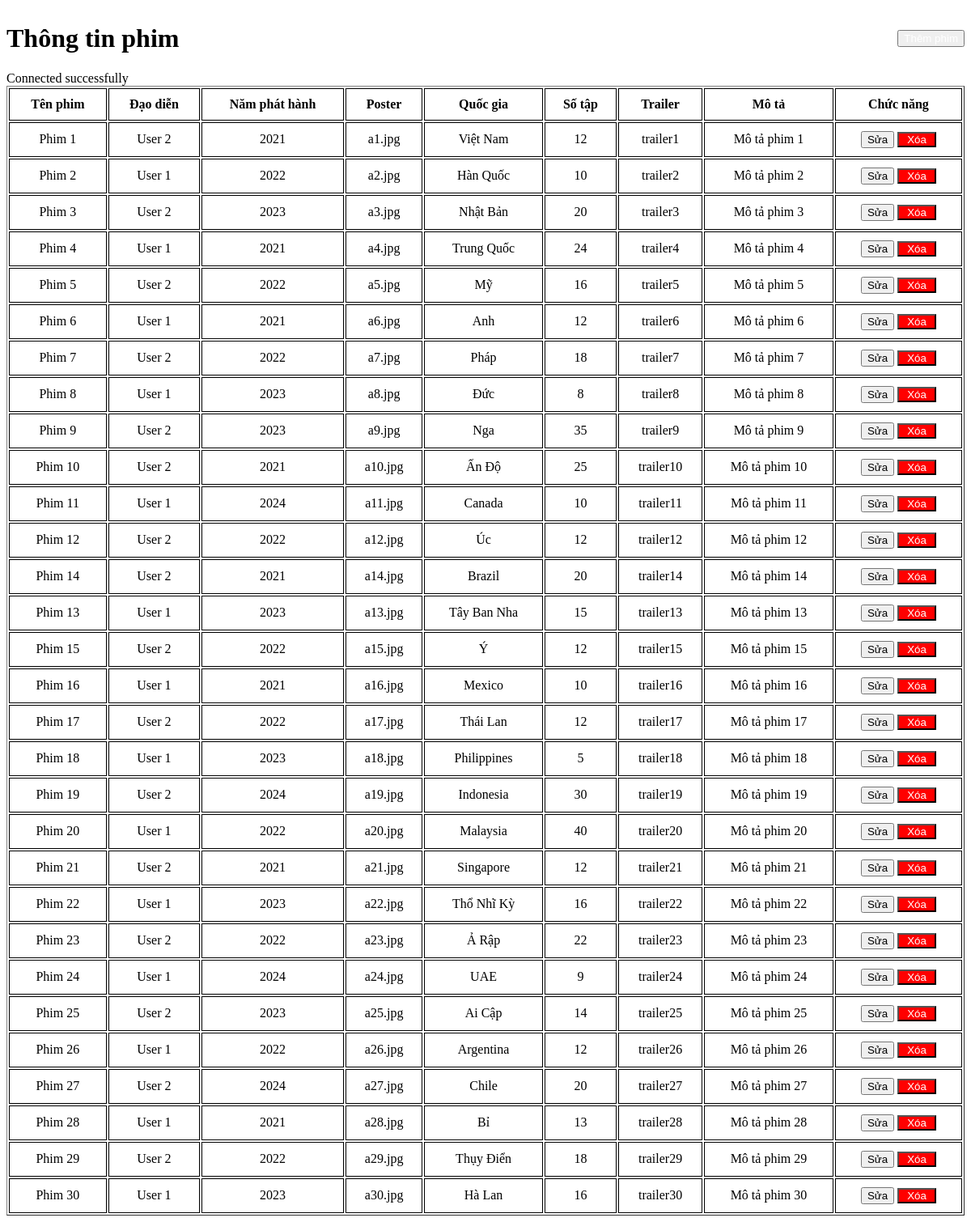
Screenshot of /buoi2/phim.php with the database file from the repository.
### tables this page shows
CREATE TABLE IF NOT EXISTS phim (
    id INT PRIMARY KEY AUTO_INCREMENT,
    ten_phim VARCHAR(255),
    dao_dien_id INT,
    nam_phat_hanh INT,
    poster VARCHAR(255),
    quoc_gia_id INT,
    so_tap INT,
    trailer VARCHAR(255),
    mo_ta TEXT,
    FOREIGN KEY (quoc_gia_id) REFERENCES quoc_gia(id)
);

CREATE TABLE IF NOT EXISTS nguoi_dung (
    id INT PRIMARY KEY AUTO_INCREMENT,
    ten_dang_nhap VARCHAR(50),
    mat_khau VARCHAR(50),
    ho_ten VARCHAR(50),
    email VARCHAR(50),
    sdt VARCHAR(10),
    vai_tro_id INT,
    ngay_sinh DATETIME,
    FOREIGN KEY (vai_tro_id) REFERENCES vai_tro(id) 
);

CREATE TABLE IF NOT EXISTS quoc_gia (
    id INT PRIMARY KEY AUTO_INCREMENT,
    ten_quoc_gia VARCHAR(50)
);

### buoi2/phim.php (the view, shortened to what this page needs)
<!DOCTYPE html>
<html lang="en">
<head>
</head>
<body>
  <div style="display: flex; justify-content: space-between; align-items: center;">
      <h1>Thông tin phim</h1>
    <button><a class="them" href="themnguoidung.php">Thêm phim</a></button>
    </div>
    <table border="1">
        <tr>
            <th>Tên phim</th>
            <th>Đạo diễn</th>
            <th>Năm phát hành</th>
            <th>Poster</th>
            <th>Quốc gia</th>
            <th>Số tập</th>
            <th>Trailer</th>
            <th>Mô tả</th>
            <th>Chức năng</th>
        </tr>
        <?php
        include ('connect.php');
        $sql = "SELECT p.*, q.ten_quoc_gia, nd.ho_ten FROM phim p JOIN quoc_gia q ON p.quoc_gia_id = q.id JOIN nguoi_dung nd ON p.dao_dien_id = nd.id";
        $result = mysqli_query($conn, $sql);
        while($row = mysqli_fetch_array($result)) {
        ?>
        <tr>
            <td><?php echo $row["ten_phim"] ?></td>
            <td><?php echo $row["ho_ten"] ?></td>
            <td><?php echo $row["nam_phat_hanh"] ?></td>
            <td><?php echo $row["poster"] ?></td>
            <td><?php echo $row["ten_quoc_gia"] ?></td>
            <td><?php echo $row["so_tap"] ?></td>
            <td><?php echo $row["trailer"] ?></td>
            <td><?php echo $row["mo_ta"] ?></td>
            <td>
                <button>Sửa</button>
                <button class="xoa"><a  href="xoaphim.php?id.<?php echo $row["id"] ?>">Xóa</a></button>
            </td>
        </tr>
        <?php } ?>
    </table>
</body>
</html>

### buoi2/phim.php (style rules this page uses)
table { width: 100%; text-align: center; }
th, td { border: 1px solid black; padding: 10px; }
a { text-decoration: none; color: white; }
.xoa { background-color: red; padding: 0 10px; color: white; }

### rows the page displays
phim: ten_phim "Phim 1", nguoi_dung.ho_ten "User 2", nam_phat_hanh "2021", poster "a1.jpg", quoc_gia.ten_quoc_gia "Việt Nam", so_tap "12", trailer "trailer1", mo_ta "Mô tả phim 1"
phim: ten_phim "Phim 2", nguoi_dung.ho_ten "User 1", nam_phat_hanh "2022", poster "a2.jpg", quoc_gia.ten_quoc_gia "Hàn Quốc", so_tap "10", trailer "trailer2", mo_ta "Mô tả phim 2"
phim: ten_phim "Phim 3", nguoi_dung.ho_ten "User 2", nam_phat_hanh "2023", poster "a3.jpg", quoc_gia.ten_quoc_gia "Nhật Bản", so_tap "20", trailer "trailer3", mo_ta "Mô tả phim 3"
phim: ten_phim "Phim 4", nguoi_dung.ho_ten "User 1", nam_phat_hanh "2021", poster "a4.jpg", quoc_gia.ten_quoc_gia "Trung Quốc", so_tap "24", trailer "trailer4", mo_ta "Mô tả phim 4"
phim: ten_phim "Phim 5", nguoi_dung.ho_ten "User 2", nam_phat_hanh "2022", poster "a5.jpg", quoc_gia.ten_quoc_gia "Mỹ", so_tap "16", trailer "trailer5", mo_ta "Mô tả phim 5"
phim: ten_phim "Phim 6", nguoi_dung.ho_ten "User 1", nam_phat_hanh "2021", poster "a6.jpg", quoc_gia.ten_quoc_gia "Anh", so_tap "12", trailer "trailer6", mo_ta "Mô tả phim 6"
phim: ten_phim "Phim 7", nguoi_dung.ho_ten "User 2", nam_phat_hanh "2022", poster "a7.jpg", quoc_gia.ten_quoc_gia "Pháp", so_tap "18", trailer "trailer7", mo_ta "Mô tả phim 7"
phim: ten_phim "Phim 8", nguoi_dung.ho_ten "User 1", nam_phat_hanh "2023", poster "a8.jpg", quoc_gia.ten_quoc_gia "Đức", so_tap "8", trailer "trailer8", mo_ta "Mô tả phim 8"
phim: ten_phim "Phim 9", nguoi_dung.ho_ten "User 2", nam_phat_hanh "2023", poster "a9.jpg", quoc_gia.ten_quoc_gia "Nga", so_tap "35", trailer "trailer9", mo_ta "Mô tả phim 9"
phim: ten_phim "Phim 10", nguoi_dung.ho_ten "User 2", nam_phat_hanh "2021", poster "a10.jpg", quoc_gia.ten_quoc_gia "Ấn Độ", so_tap "25", trailer "trailer10", mo_ta "Mô tả phim 10"
phim: ten_phim "Phim 11", nguoi_dung.ho_ten "User 1", nam_phat_hanh "2024", poster "a11.jpg", quoc_gia.ten_quoc_gia "Canada", so_tap "10", trailer "trailer11", mo_ta "Mô tả phim 11"
phim: ten_phim "Phim 12", nguoi_dung.ho_ten "User 2", nam_phat_hanh "2022", poster "a12.jpg", quoc_gia.ten_quoc_gia "Úc", so_tap "12", trailer "trailer12", mo_ta "Mô tả phim 12"
phim: ten_phim "Phim 14", nguoi_dung.ho_ten "User 2", nam_phat_hanh "2021", poster "a14.jpg", quoc_gia.ten_quoc_gia "Brazil", so_tap "20", trailer "trailer14", mo_ta "Mô tả phim 14"
phim: ten_phim "Phim 13", nguoi_dung.ho_ten "User 1", nam_phat_hanh "2023", poster "a13.jpg", quoc_gia.ten_quoc_gia "Tây Ban Nha", so_tap "15", trailer "trailer13", mo_ta "Mô tả phim 13"
phim: ten_phim "Phim 15", nguoi_dung.ho_ten "User 2", nam_phat_hanh "2022", poster "a15.jpg", quoc_gia.ten_quoc_gia "Ý", so_tap "12", trailer "trailer15", mo_ta "Mô tả phim 15"
phim: ten_phim "Phim 16", nguoi_dung.ho_ten "User 1", nam_phat_hanh "2021", poster "a16.jpg", quoc_gia.ten_quoc_gia "Mexico", so_tap "10", trailer "trailer16", mo_ta "Mô tả phim 16"
phim: ten_phim "Phim 17", nguoi_dung.ho_ten "User 2", nam_phat_hanh "2022", poster "a17.jpg", quoc_gia.ten_quoc_gia "Thái Lan", so_tap "12", trailer "trailer17", mo_ta "Mô tả phim 17"
phim: ten_phim "Phim 18", nguoi_dung.ho_ten "User 1", nam_phat_hanh "2023", poster "a18.jpg", quoc_gia.ten_quoc_gia "Philippines", so_tap "5", trailer "trailer18", mo_ta "Mô tả phim 18"
phim: ten_phim "Phim 19", nguoi_dung.ho_ten "User 2", nam_phat_hanh "2024", poster "a19.jpg", quoc_gia.ten_quoc_gia "Indonesia", so_tap "30", trailer "trailer19", mo_ta "Mô tả phim 19"
phim: ten_phim "Phim 20", nguoi_dung.ho_ten "User 1", nam_phat_hanh "2022", poster "a20.jpg", quoc_gia.ten_quoc_gia "Malaysia", so_tap "40", trailer "trailer20", mo_ta "Mô tả phim 20"
phim: ten_phim "Phim 21", nguoi_dung.ho_ten "User 2", nam_phat_hanh "2021", poster "a21.jpg", quoc_gia.ten_quoc_gia "Singapore", so_tap "12", trailer "trailer21", mo_ta "Mô tả phim 21"
phim: ten_phim "Phim 22", nguoi_dung.ho_ten "User 1", nam_phat_hanh "2023", poster "a22.jpg", quoc_gia.ten_quoc_gia "Thổ Nhĩ Kỳ", so_tap "16", trailer "trailer22", mo_ta "Mô tả phim 22"
phim: ten_phim "Phim 23", nguoi_dung.ho_ten "User 2", nam_phat_hanh "2022", poster "a23.jpg", quoc_gia.ten_quoc_gia "Ả Rập", so_tap "22", trailer "trailer23", mo_ta "Mô tả phim 23"
phim: ten_phim "Phim 24", nguoi_dung.ho_ten "User 1", nam_phat_hanh "2024", poster "a24.jpg", quoc_gia.ten_quoc_gia "UAE", so_tap "9", trailer "trailer24", mo_ta "Mô tả phim 24"
phim: ten_phim "Phim 25", nguoi_dung.ho_ten "User 2", nam_phat_hanh "2023", poster "a25.jpg", quoc_gia.ten_quoc_gia "Ai Cập", so_tap "14", trailer "trailer25", mo_ta "Mô tả phim 25"
phim: ten_phim "Phim 26", nguoi_dung.ho_ten "User 1", nam_phat_hanh "2022", poster "a26.jpg", quoc_gia.ten_quoc_gia "Argentina", so_tap "12", trailer "trailer26", mo_ta "Mô tả phim 26"
phim: ten_phim "Phim 27", nguoi_dung.ho_ten "User 2", nam_phat_hanh "2024", poster "a27.jpg", quoc_gia.ten_quoc_gia "Chile", so_tap "20", trailer "trailer27", mo_ta "Mô tả phim 27"
phim: ten_phim "Phim 28", nguoi_dung.ho_ten "User 1", nam_phat_hanh "2021", poster "a28.jpg", quoc_gia.ten_quoc_gia "Bỉ", so_tap "13", trailer "trailer28", mo_ta "Mô tả phim 28"
phim: ten_phim "Phim 29", nguoi_dung.ho_ten "User 2", nam_phat_hanh "2022", poster "a29.jpg", quoc_gia.ten_quoc_gia "Thụy Điển", so_tap "18", trailer "trailer29", mo_ta "Mô tả phim 29"
phim: ten_phim "Phim 30", nguoi_dung.ho_ten "User 1", nam_phat_hanh "2023", poster "a30.jpg", quoc_gia.ten_quoc_gia "Hà Lan", so_tap "16", trailer "trailer30", mo_ta "Mô tả phim 30"
